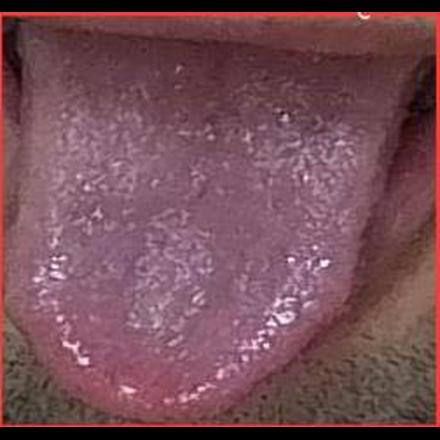
#> input picture dataset/content/augmented/IMG_20220411_09235385_mirror.jpg, 440 x 440 px, given as the content of the folder dataset/COVID_Positive, which was not available
$ jupyter execute --allow-errors COVID19_Tongue_Classification.ipynb   (shell and % lines are left out)   (text cells are left out)
#> lines starting #> are read from the running program, lines starting #| are printed output that depends on the picture; pictures that were not available may be replaced by others from this repository, and a replacement may not be noted
[cell 1]
import pandas as pd
import os

# ✅ Step 1: Set path to your Excel file
excel_path = r"C:\Users\ajith\OneDrive\Desktop\Dissertation\dataset\content\Tonges.xlsx"

# ✅ Step 2: Read Excel and rename columns
#> (the rest of this cell did not finish here and is left out)

[cell 2]
import os

image_dir = r"C:\Users\ajith\OneDrive\Desktop\Dissertation\dataset\content\dataset"

# List a few actual image files
actual_files = os.listdir(image_dir)
actual_files = [f for f in actual_files if f.endswith('.jpg')]
print("Sample image filenames:", actual_files[:5])

#> (a cell that did not finish here is left out)

[cell 4]
# ✅ Step 1: Install Required Libraries

[cell 5]
import os
import cv2
import numpy as np
from PIL import Image
from pathlib import Path

input_base_dir = 'dataset/'
output_base_dir = 'processed/'
image_size = (224, 224)
clahe = cv2.createCLAHE(clipLimit=2.0, tileGridSize=(8, 8))

classes = ['COVID_Positive', 'COVID_Negative']
for cls in classes:
    Path(os.path.join(output_base_dir, cls)).mkdir(parents=True, exist_ok=True)

for cls in classes:
    input_dir = os.path.join(input_base_dir, cls)
    output_dir = os.path.join(output_base_dir, cls)
    for filename in os.listdir(input_dir):
        if filename.lower().endswith(('.png', '.jpg', '.jpeg')):
            img_path = os.path.join(input_dir, filename)
            image = cv2.imread(img_path)
#> image is the input picture: shape (440, 440, 3); mean B, G, R 86.1, 77.3, 118
            if image is None:
                continue
            image = cv2.resize(image, image_size)
#> image: shape (224, 224, 3)
            lab = cv2.cvtColor(image, cv2.COLOR_BGR2LAB)
#> lab: shape (224, 224, 3); mean of channels 0, 1, 2 95.6, 146.3, 130.3
            l, a, b = cv2.split(lab)
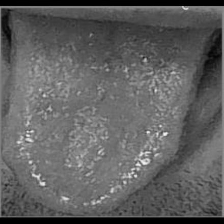
#> l: shape (224, 224); min 0, max 244, mean 95.6
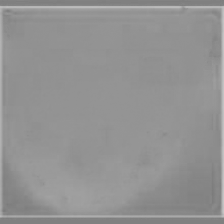
#> a: shape (224, 224); min 123, max 198, mean 146.3
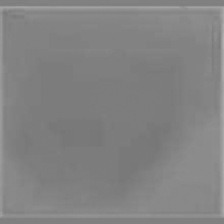
#> b: shape (224, 224); min 118, max 177, mean 130.3
            cl = clahe.apply(l)
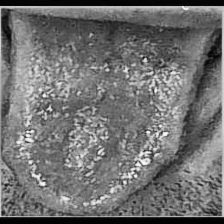
#> cl: shape (224, 224); min 2, max 251, mean 112.6
            image = cv2.cvtColor(cv2.merge((cl, a, b)), cv2.COLOR_LAB2BGR)
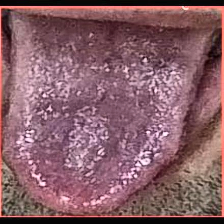
#> image: shape (224, 224, 3); mean B, G, R 102.7, 94.2, 135.2
            image = image.astype(np.float32) / 255.0
            image_pil = Image.fromarray((image * 255).astype(np.uint8))
            image_pil.save(os.path.join(output_dir, filename))
